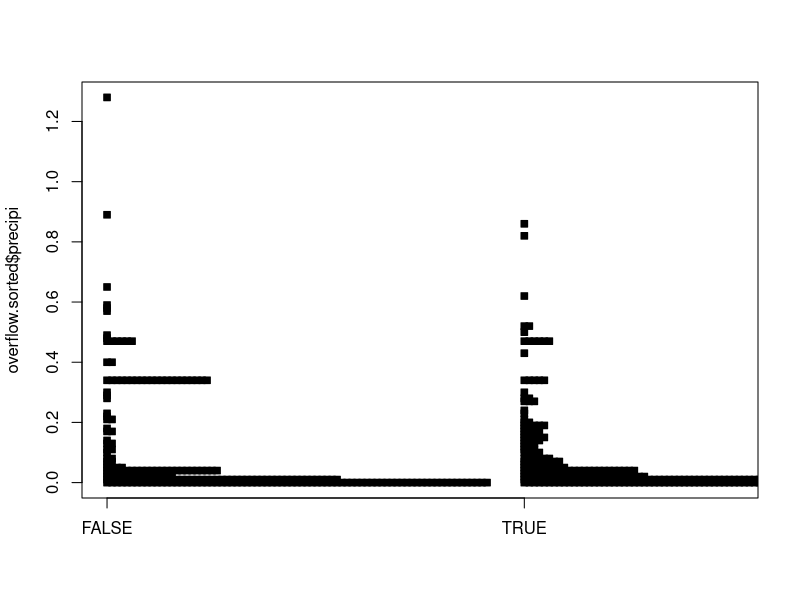
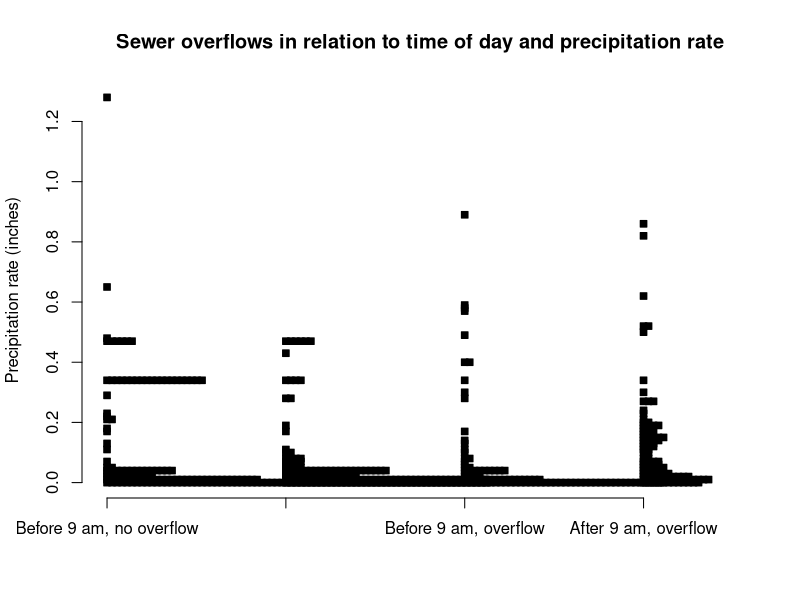
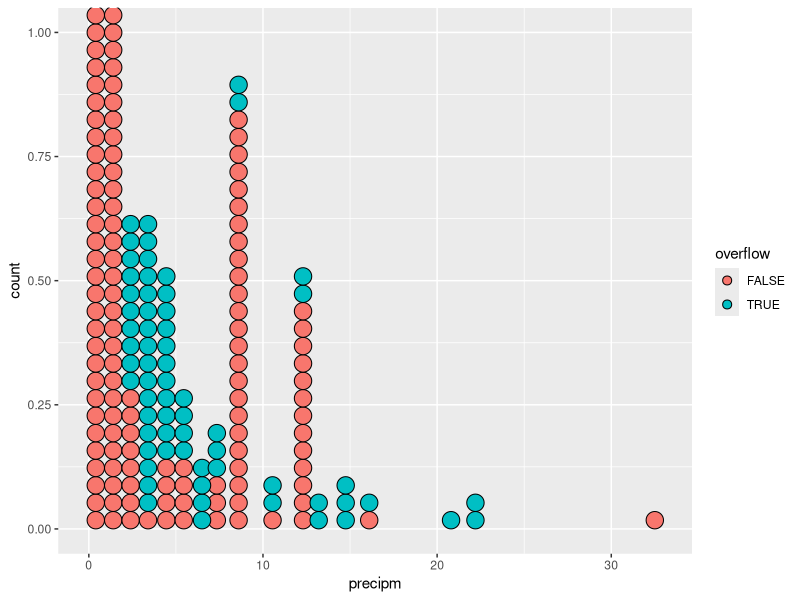
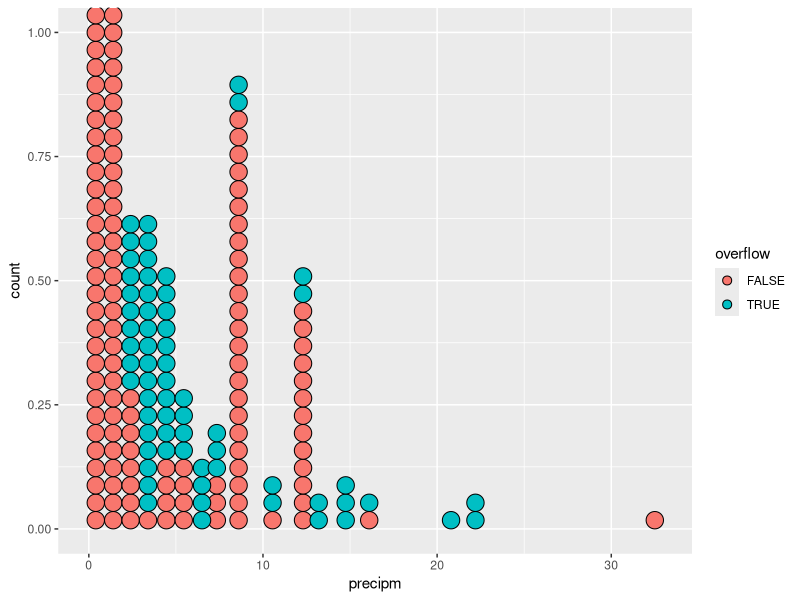
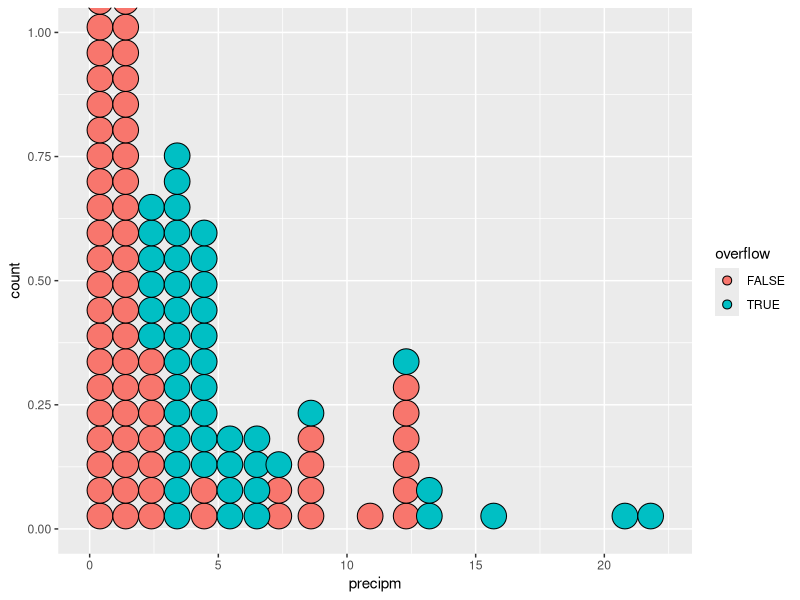
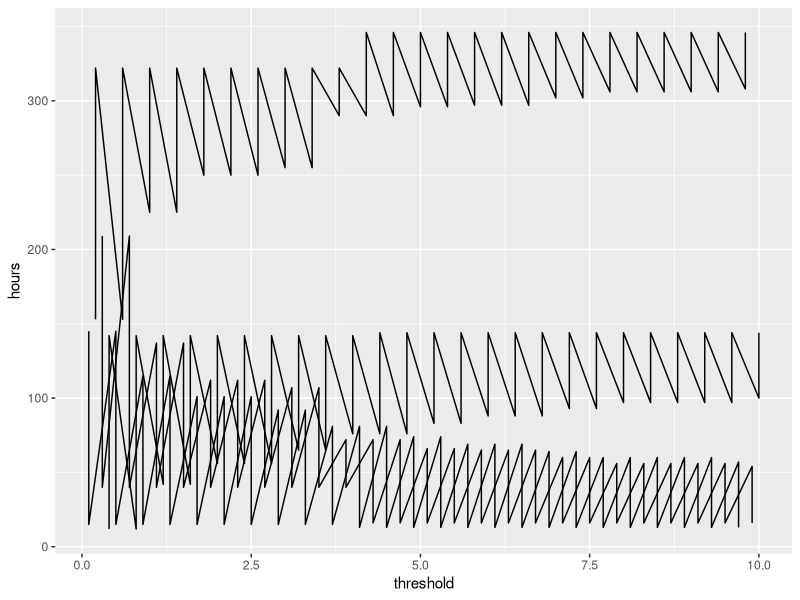

Source code (R) for these figures, in order:
#!/usr/bin/env Rscript

library(ggplot2)
library(plyr)

o <- read.csv('api/overflow_dates.csv')
o$datetime <- strptime(o$start_date, format = '%m/%d/%Y') + 3600 * o$hour
o$hour <- NULL
o$start_date <- NULL
o$after.9.am <- as.numeric(strftime(o$datetime, '%H')) > 9
o$overflow <- o$overflow == 'yes'


precip <- read.csv('munge-tom/precip.csv')
overflow <- join(o, precip)

model <- glm(overflow ~ after.9.am * precipm, data = overflow, family = binomial)
summary(model)
print('This model suggests that overflows only only occur after 9 am.')

training.cutoff <- round(nrow(overflow) * 3 / 4)
i <- sample(nrow(overflow))
overflow.training <- overflow[i[1:(training.cutoff - 1)],]
overflow.test <- overflow[i[training.cutoff:nrow(overflow)],]
model.training <- glm(overflow ~ after.9.am * precipm, data = overflow.training, family = binomial)

# When the Y value is zero, the likelihoods of overflowing and of not
# overflowing are the same.
table(overflow.test$overflow, round(predict(model.training, overflow.test, type = 'response'))) 
table(overflow.test$overflow, (predict(model.training, overflow.test) > 0))
print('The model is decent.')

# What's a good threshold?
print('This is a good threshold for precipitation rate. Pay attention to the units.')
print(- (coef(model.training)[1] + coef(model.training)[2]) / coef(model.training)[4])
table(overflow$precipi > 0.2, overflow$overflow, dnn = c('Precip over threshold', 'Sewer overflow'))

thresholds <- (1:100)/10
threshold.performance <- adply(thresholds, 1, function(threshold){
  results <- c(
    correctly_report = nrow(subset(overflow, precipm > threshold & overflow)),
    correctly_avoid_reporting = nrow(subset(overflow, precipm <= threshold & !overflow)),
    accidental_report = nrow(subset(overflow, precipm > threshold & !overflow)),
    missed_report = nrow(subset(overflow, precipm <= threshold & overflow))
  )
  data.frame(
    result = names(results),
    hours = results
  )
})
colnames(threshold.performance)[1] <- 'threshold'
threshold.performance$threshold <- thresholds

p0 <- ggplot(overflow) + aes(x = precipm, color = overflow) + geom_histogram() + facet_grid(after.9.am ~ .)

p1 <- ggplot(subset(overflow, after.9.am)) +
  aes(x = precipm, color = overflow) + geom_histogram()

p2 <- ggplot(subset(overflow, !after.9.am)) +
  scale_y_reverse() +
  aes(x = precipm, color = overflow) + geom_histogram()

p3 <- ggplot(overflow) + aes(x = precipm, fill = overflow) +
  geom_dotplot(binwidth = 1, stackgroups = T, binpositions = 'all')

p4 <- ggplot(threshold.performance) + aes(x = threshold, y = hours, group = result) + geom_line()

p5 <- ggplot(subset(overflow, after.9.am)) + aes(x = precipm, fill = overflow) +
  geom_dotplot(binwidth = 1, stackgroups = T, binpositions = 'all')

# Change '0' to something else based on that other model I ran
# threshold.performance$precipm.adj <- threshold.performance$precipm + 0 * threshold.performance$after.9.am

pdf('figures/threshold.identification.pdf', width = 16, height = 9)
print(p3)
dev.off()

png('figures/threshold.identification.png', width = 1600, height = 900)
print(p3)
dev.off()

# This one's awesome!
png('figures/threshold.identification-after.9.am.png', width = 1600, height = 900)
print(p5)
dev.off()

png('figures/threshold.performance.png', width = 1600, height = 900)
print(p4)
dev.off()

overflow.sorted <- overflow[order(overflow$overflow),]
stripchart(overflow.sorted$precipi ~ overflow.sorted$after.9.am, method='stack', pch = 22, bg = overflow.sorted$overflow + 1, vertical = T)
stripchart(overflow.sorted$precipi ~ overflow.sorted$after.9.am + overflow.sorted$overflow,
  method='stack', pch = 22, bg = 1, vertical = T,
  main = 'Sewer overflows in relation to time of day and precipitation rate',
  ylab = 'Precipitation rate (inches)',
  xlab = '', axes = F)
axis(2)
axis(1, at = 1:4, labels = c('Before 9 am, no overflow', 'After 9 am, no overflow', 'Before 9 am, overflow', 'After 9 am, overflow'))
